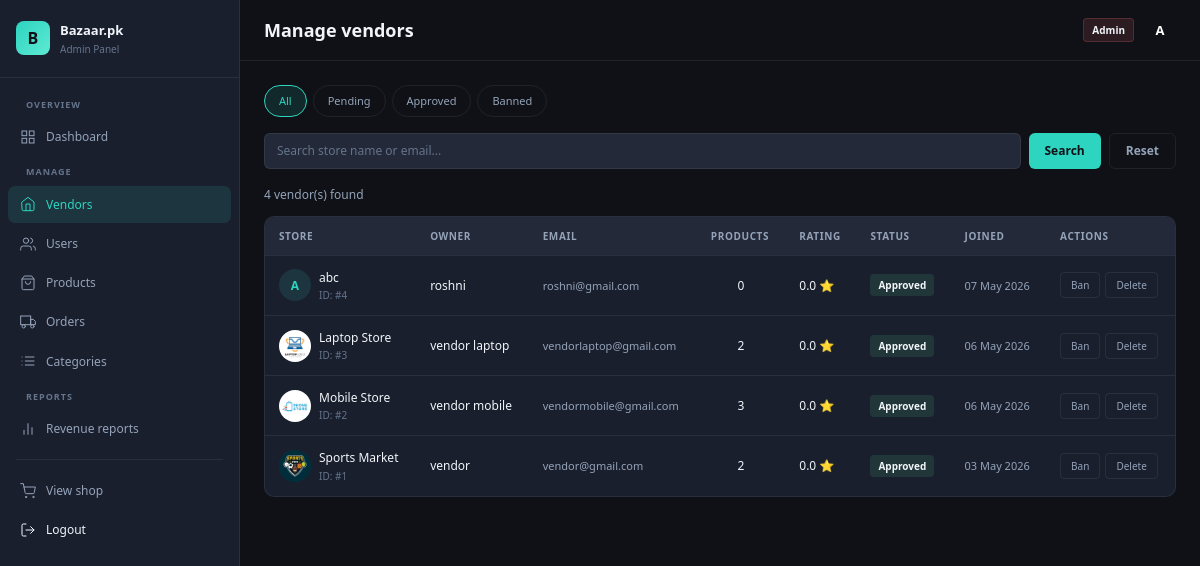
The page /admin/manage_vendors.php (signed in) on the database its author committed.
### tables this page shows
CREATE TABLE `vendors` (
  `id` int(11) NOT NULL,
  `user_id` int(11) NOT NULL,
  `store_name` varchar(150) NOT NULL,
  `logo` varchar(255) DEFAULT NULL,
  `bio` text DEFAULT NULL,
  `rating` decimal(2,1) DEFAULT 0.0,
  `status` enum('pending','approved','banned') DEFAULT 'pending',
  `created_at` timestamp NOT NULL DEFAULT current_timestamp()
);

CREATE TABLE `users` (
  `id` int(11) NOT NULL,
  `full_name` varchar(100) NOT NULL,
  `email` varchar(150) NOT NULL,
  `password` varchar(255) NOT NULL,
  `role` enum('customer','vendor','admin') NOT NULL DEFAULT 'customer',
  `created_at` timestamp NOT NULL DEFAULT current_timestamp(),
  `cnic` varchar(15) DEFAULT NULL
);

### admin/manage_vendors.php (the view, shortened to what this page needs)
<?php
require_once '../db.php';
$userName    = $_SESSION['full_name'];
$filterStatus = $_GET['status'] ?? '';
$search       = trim($_GET['q'] ?? '');
$page         = max(1, (int)($_GET['page'] ?? 1));
$perPage      = 15;
$offset       = ($page - 1) * $perPage;
try {
    $sql    = "SELECT v.*, u.full_name, u.email, u.created_at AS user_joined,
                      COUNT(DISTINCT p.id) AS product_count
               FROM vendors v
               JOIN users u ON v.user_id = u.id
               LEFT JOIN products p ON p.vendor_id = v.id
               WHERE 1=1";
    $params = [];
    $sql .= " GROUP BY v.id, u.full_name, u.email, u.created_at";
    $cntSql  = "SELECT COUNT(*) FROM ($sql) AS sub";
    $cntStmt = $conn->prepare($cntSql);
    $cntStmt->execute($params);
    $totalCount = (int)$cntStmt->fetchColumn();
    $sql .= " ORDER BY v.created_at DESC LIMIT $perPage OFFSET $offset";
    $stmt = $conn->prepare($sql);
    $stmt->execute($params);
    $vendors = $stmt->fetchAll();
} catch (PDOException $e) {
    $vendors = []; $totalCount = 0; $totalPages = 0;
}
?>
<!DOCTYPE html>
<html lang="en">
<head>
  <link href="https://cdn.jsdelivr.net/npm/bootstrap@5.3.0/dist/css/bootstrap.min.css" rel="stylesheet">
  <link href="../css/style.css"      rel="stylesheet">
  <link href="../css/styleadmin.css" rel="stylesheet">
</head>
<body>
<div class="admin-wrap">
  <?php include 'admin_sidebar.php'; ?>
  <div class="admin-main">
    <div class="admin-header">
      <div class="ah-left"><div class="ah-title">Manage vendors</div></div>
      <div class="ah-right">
        <span class="ah-admin-badge">Admin</span>
        <div class="ah-avatar"><?= strtoupper(substr($userName,0,1)) ?></div>
      </div>
    </div>
    <div class="admin-content">
      <div style="display:flex;gap:6px;margin-bottom:16px;flex-wrap:wrap;">
        <?php foreach (['' => 'All', 'pending' => 'Pending', 'approved' => 'Approved', 'banned' => 'Banned'] as $val => $lbl): ?>
          <a href="manage_vendors.php?status=<?= $val ?>&q=<?= urlencode($search) ?>"
             style="padding:6px 14px;border-radius:20px;font-size:11px;font-weight:500;text-decoration:none;
                    border:1px solid <?= $filterStatus===$val ? 'var(--teal)' : 'var(--border)' ?>;
                    color:<?= $filterStatus===$val ? 'var(--teal)' : 'var(--txt2)' ?>;
                    background:<?= $filterStatus===$val ? 'var(--teal-dim)' : 'transparent' ?>;">
            <?= $lbl ?>
          </a>
        <?php endforeach; ?>
      </div>
      <form method="GET" class="admin-filters">
        <input class="af-input" type="text" name="q" placeholder="Search store name or email..." value="<?= htmlspecialchars($search) ?>">
        <button type="submit" class="af-btn af-btn-primary">Search</button>
        <a href="manage_vendors.php" class="af-btn af-btn-ghost" style="text-decoration:none;display:flex;align-items:center;">Reset</a>
      </form>
      <div style="font-size:12px;color:var(--txt2);margin-bottom:12px;"><?= $totalCount ?> vendor(s) found</div>
      <div class="admin-table-wrap">
        <table class="admin-table">
          <thead>
            <tr>
              <th>Store</th>
              <th>Owner</th>
              <th>Email</th>
              <th>Products</th>
              <th>Rating</th>
              <th>Status</th>
              <th>Joined</th>
              <th>Actions</th>
            </tr>
          </thead>
          <tbody>
            <?php if (empty($vendors)): ?>
              <tr><td colspan="8" style="text-align:center;color:var(--txt3);padding:28px;">No vendors found</td></tr>
            <?php else: ?>
              <?php foreach ($vendors as $v): ?>
                <tr>
                  <td>
                    <div style="display:flex;align-items:center;gap:8px;">
                      <div class="tbl-avatar" style="background:var(--teal-dim);color:var(--teal);">
                        <?php if (!empty($v['logo'])): ?>
                          <img src="../uploads/vendors/<?= htmlspecialchars($v['logo']) ?>" style="width:100%;height:100%;object-fit:cover;border-radius:50%;">
                        <?php else: ?>
                          <?= strtoupper(substr($v['store_name'],0,1)) ?>
                        <?php endif; ?>
                      </div>
                      <div>
                        <div style="font-size:12px;font-weight:500;color:var(--txt);"><?= htmlspecialchars($v['store_name']) ?></div>
                        <div style="font-size:10px;color:var(--txt3);">ID: #<?= $v['id'] ?></div>
                      </div>
                    </div>
                  </td>
                  <td><?= htmlspecialchars($v['full_name']) ?></td>
                  <td style="color:var(--txt2);font-size:11px;"><?= htmlspecialchars($v['email']) ?></td>
                  <td style="text-align:center;"><?= $v['product_count'] ?></td>
                  <td style="color:var(--amber);"><?= number_format($v['rating'],1) ?> &#11088;</td>
                  <td><span class="status-badge sb-<?= $v['status'] ?>"><?= ucfirst($v['status']) ?></span></td>
                  <td style="color:var(--txt2);font-size:11px;"><?= date('d M Y', strtotime($v['created_at'])) ?></td>
                  <td>
                    <div class="tbl-actions">
                      <?php if ($v['status'] === 'pending'): ?>
                        <a href="manage_vendors.php?approve=<?= $v['id'] ?>&status=<?= urlencode($filterStatus) ?>" class="tbl-btn approve">Approve</a>
                        <a href="manage_vendors.php?ban=<?= $v['id'] ?>&status=<?= urlencode($filterStatus) ?>" class="tbl-btn ban">Reject</a>
                      <?php elseif ($v['status'] === 'approved'): ?>
                        <a href="manage_vendors.php?ban=<?= $v['id'] ?>&status=<?= urlencode($filterStatus) ?>" class="tbl-btn ban"
                           onclick="return confirm('Ban this vendor?')">Ban</a>
                      <?php elseif ($v['status'] === 'banned'): ?>
                        <a href="manage_vendors.php?unban=<?= $v['id'] ?>&status=<?= urlencode($filterStatus) ?>" class="tbl-btn approve">Unban</a>
                      <?php endif; ?>
                      <a href="manage_vendors.php?delete=<?= $v['id'] ?>" class="tbl-btn delete"
                         onclick="return confirm('Delete this vendor permanently?')">Delete</a>
                    </div>
                  </td>
                </tr>
              <?php endforeach; ?>
            <?php endif; ?>
          </tbody>
        </table>
      </div>
    </div>
  </div>
</div>
</body>
</html>

### css/style.css (style rules this page uses)
:root { --bg: #0f1117; --bg2: #1a1f2e; --bg3: #232938; --teal: #2DD4BF; --teal2: #5EEAD4; --teal-dim: rgba(45,212,191,0.12); --txt: #F1F5F9; --txt2: #94A3B8; --txt3: #64748B; --border: rgba(255,255,255,0.07); --border2: rgba(45,212,191,0.25); --danger: #f87171; --danger-bg: rgba(248,113,113,0.10); --danger-br: rgba(248,113,113,0.25); }
*, *::before, *::after { box-sizing: border-box; margin: 0; padding: 0; }
html { scroll-behavior: smooth; }
body { background: var(--bg); color: var(--txt); font-family: 'Segoe UI', system-ui, -apple-system, sans-serif; font-size: 15px; line-height: 1.6; -webkit-font-smoothing: antialiased; }
a { text-decoration: none; color: inherit; transition: color 0.15s; }
img { max-width: 100%; display: block; }
button { font-family: inherit; cursor: pointer; }

### css/styleadmin.css (style rules this page uses)
.admin-wrap { display: flex; min-height: 100vh; }
.admin-main { flex: 1; margin-left: 240px; }
.admin-header { display: flex; align-items: center; justify-content: space-between; padding: 14px 24px; background: var(--bg); border-bottom: 1px solid var(--border); position: sticky; top: 0; z-index: 40; }
.ah-left { display: flex; align-items: center; gap: 12px; }
.ah-title { font-size: 18px; font-weight: 600; color: var(--txt); }
.ah-right { display: flex; align-items: center; gap: 10px; }
.ah-admin-badge { font-size: 10px; font-weight: 600; padding: 3px 8px; border-radius: 4px; background: rgba(248,113,113,0.12); color: var(--red); border: 1px solid rgba(248,113,113,0.2); }
.ah-avatar { width: 32px; height: 32px; border-radius: 50%; background: var(--red); display: flex; align-items: center; justify-content: center; font-size: 13px; font-weight: 700; color: #fff; }
.admin-content { padding: 24px; }
.admin-filters { display: flex; gap: 8px; margin-bottom: 16px; flex-wrap: wrap; }
.af-input { flex: 1; min-width: 180px; height: 36px; padding: 0 12px; background: var(--bg3); border: 1px solid var(--border); border-radius: 6px; font-size: 12px; color: var(--txt); outline: none; font-family: inherit; }
.af-input::placeholder { color: var(--txt3); }
.af-btn { height: 36px; padding: 0 16px; border-radius: 6px; font-size: 12px; font-weight: 600; cursor: pointer; font-family: inherit; transition: all 0.15s; }
.af-btn-primary { background: var(--teal); color: #0f1117; border: none; }
.af-btn-ghost { background: transparent; color: var(--txt2); border: 1px solid var(--border); }
.admin-table-wrap { background: var(--bg2); border: 1px solid var(--border); border-radius: 10px; overflow: hidden; }
.admin-table { width: 100%; border-collapse: collapse; }
.admin-table thead { background: var(--bg3); border-bottom: 1px solid var(--border); }
.admin-table th { padding: 11px 14px; text-align: left; font-size: 10px; font-weight: 700; color: var(--txt2); text-transform: uppercase; letter-spacing: 0.6px; white-space: nowrap; }
.admin-table td { padding: 12px 14px; border-bottom: 1px solid var(--border); font-size: 12px; color: var(--txt); vertical-align: middle; }
.admin-table tbody tr:last-child td { border-bottom: none; }
.tbl-avatar { width: 32px; height: 32px; border-radius: 50%; display: flex; align-items: center; justify-content: center; font-size: 12px; font-weight: 700; flex-shrink: 0; }
.status-badge { display: inline-block; font-size: 10px; font-weight: 600; padding: 3px 8px; border-radius: 4px; white-space: nowrap; }
.sb-approved { background: rgba(74,222,128,0.12); color: var(--green); }
.tbl-actions { display: flex; gap: 5px; }
.tbl-btn { padding: 4px 10px; border-radius: 4px; border: 1px solid var(--border); background: transparent; color: var(--txt2); font-size: 10px; font-weight: 500; cursor: pointer; transition: all 0.15s; font-family: inherit; text-decoration: none; white-space: nowrap; }

### rows shown on the page
vendors: store_name "A", store_name "abc", id "4", user.full_name "roshni", user.email "roshni@gmail.com", product_count "0", rating "0.0", status "Approved", created_at "07 May 2026"
vendors: logo (picture), store_name "Laptop Store", id "3", user.full_name "vendor laptop", user.email "vendorlaptop@gmail.com", product_count "2", rating "0.0", status "Approved", created_at "06 May 2026"
vendors: logo (picture), store_name "Mobile Store", id "2", user.full_name "vendor mobile", user.email "vendormobile@gmail.com", product_count "3", rating "0.0", status "Approved", created_at "06 May 2026"
vendors: logo (picture), store_name "Sports Market", id "1", user.full_name "vendor", user.email "vendor@gmail.com", product_count "2", rating "0.0", status "Approved", created_at "03 May 2026"

### other values the page prints
substr($userName,0,1) "A"
$lbl "All"
$lbl "Pending"
$lbl "Approved"
$lbl "Banned"
$totalCount "4"
